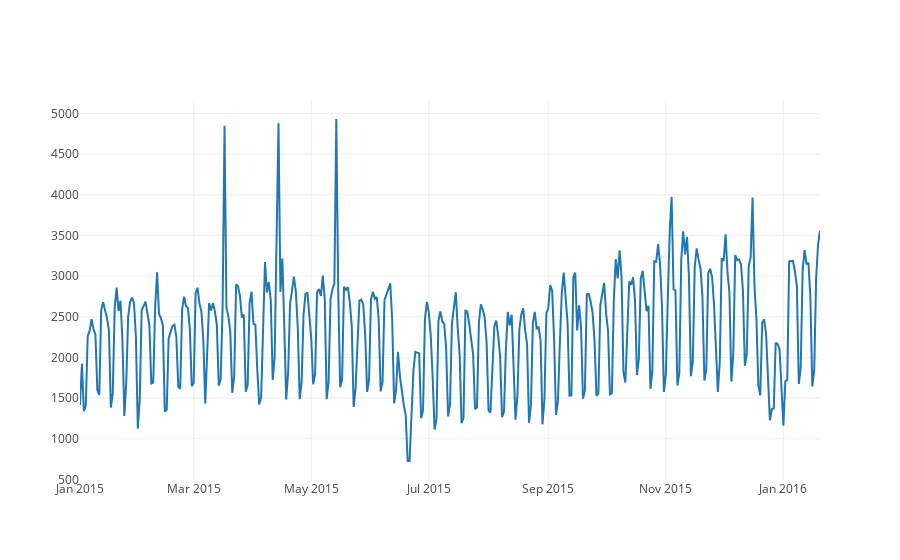

Notebook code cell kept with this figure:
### Code cell
plotly_df(df.set_index('date')[['count']])

### Figure 1 — Plotly figure (JSON) as saved in the notebook; plotly's stock layout.template omitted (floating-point values rounded to 4 significant figures; data arrays with more than 128 entries replaced by an {"elided": "..."} marker saying what was removed)
{"data": [{"mode": "lines", "name": "count", "type": "scatter", "x": {"elided": "383 str values"}, "y": {"elided": "383 int values"}}], "layout": {"title": ""}}
